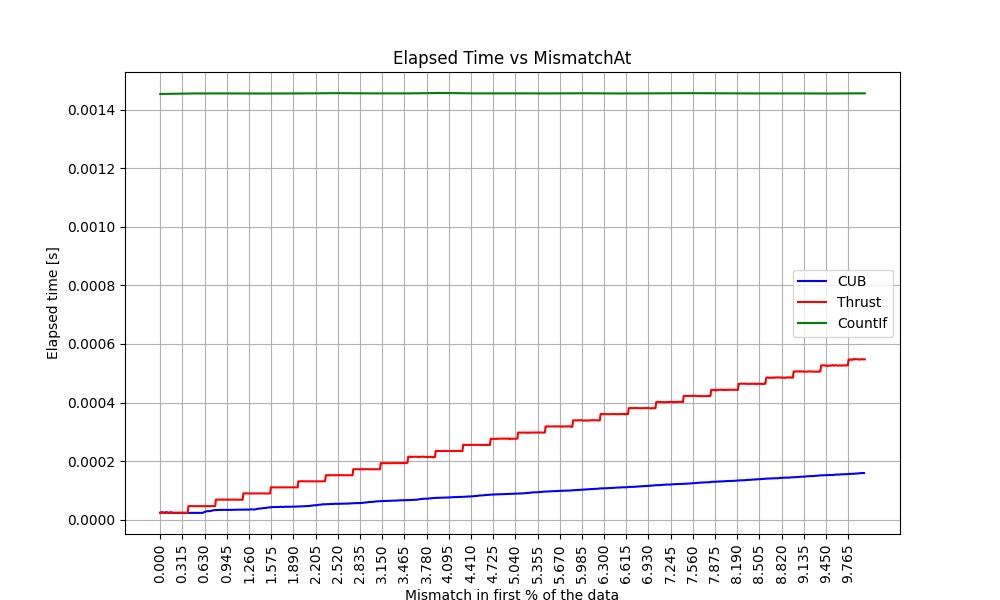

Recreate this plot in Python.
import json
import matplotlib.pyplot as plt
import numpy as np

def extract_values(json_file, benchmark_name):
    with open(json_file, 'r') as file:
        data = json.load(file)
        
    mismatch_at_values = []
    gpu_time_values = []
    gpu_time_dict = {}
    
    # Iterate through the benchmarks
    for benchmark in data['benchmarks']:
        if benchmark['name'] == benchmark_name:
            # Iterate through each state
            for state in benchmark['states']:
                mismatch_at = None
                gpu_time = None
                
                # Extract MismatchAt value and convert to percentage
                for axis in state['axis_values']:
                    if axis['name'] == 'MismatchAt':
                        mismatch_at = float(axis['value']) * 100
                
                # Extract GPU Time from summaries
                for summary in state['summaries']:
                    if summary['name'] == 'GPU Time':
                        gpu_time_value = summary['data'][0]['value']
                        gpu_time = float(gpu_time_value)
                
                if mismatch_at is not None and gpu_time is not None:
                    if mismatch_at not in gpu_time_dict:
                        gpu_time_dict[mismatch_at] = []
                    gpu_time_dict[mismatch_at].append(gpu_time)
    
    # Calculate average GPU time for each MismatchAt value
    for mismatch_at, times in gpu_time_dict.items():
        avg_gpu_time = sum(times) / len(times)
        mismatch_at_values.append(mismatch_at)
        gpu_time_values.append(avg_gpu_time)
    
    return mismatch_at_values, gpu_time_values

def plot_results(cub_data, thrust_data, countif_data):
    plt.figure(figsize=(10, 6))
    
    # Plot CUB data if available
    if cub_data[0]:
        plt.plot(cub_data[0], cub_data[1], label='CUB', color='blue')
    
    # Plot Thrust data if available
    if thrust_data[0]:
        plt.plot(thrust_data[0], thrust_data[1], label='Thrust', color='red')
    
    # Plot CountIf data if available
    if countif_data[0]:
        plt.plot(countif_data[0], countif_data[1], label='CountIf', color='green')
    
    plt.title('Elapsed Time vs MismatchAt')
    plt.xlabel('Mismatch in first % of the data')
    plt.ylabel('Elapsed time [s]')
    
    # Determine max mismatch_at for setting x-ticks
    all_mismatch_at = cub_data[0] + thrust_data[0] + countif_data[0]
    if all_mismatch_at:
        max_mismatch_at = max(all_mismatch_at)
        plt.xticks(np.arange(0, max_mismatch_at, 0.315), rotation=90)
    
    plt.grid(True)
    
    # Add legend to distinguish between datasets
    plt.legend()
    
    # Save the plot as a PNG image
    plt.savefig('plot_everything.png')
    
    # Optionally display the plot
    plt.show()

# Use the function with your JSON files
cub_file = 'cub.json'
thrust_file = 'thrust.json'
countif_file = 'countif.json'

cub_data = extract_values(cub_file, 'find_if')
thrust_data = extract_values(thrust_file, 'find_if')
countif_data = extract_values(countif_file, 'thrust::count_if')

plot_results(cub_data, thrust_data, countif_data)
